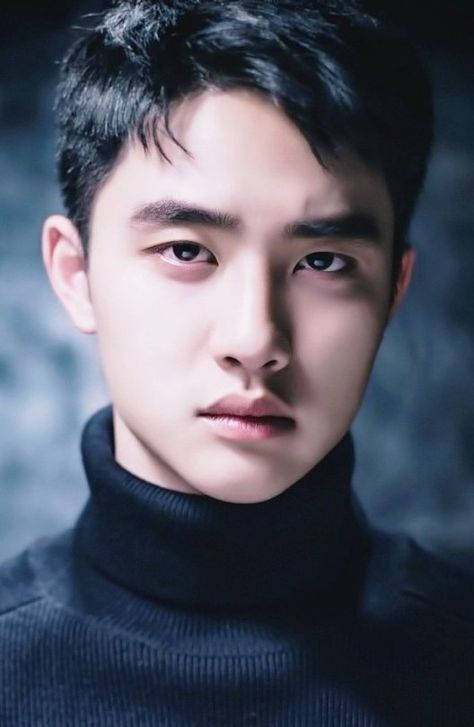
#> input picture do1.jpg, 474 x 727 px
$ python 'Metode Pengurangan.py'
#> lines starting #> are read from the running program, lines starting #| are printed output that depends on the picture
import cv2
import numpy as np

img1 = cv2.imread('do1.jpg')
#> img1 is the input picture: shape (727, 474, 3); mean B, G, R 100.6, 86.7, 83.9
img1 = cv2.resize(img1, (400, 500 ))
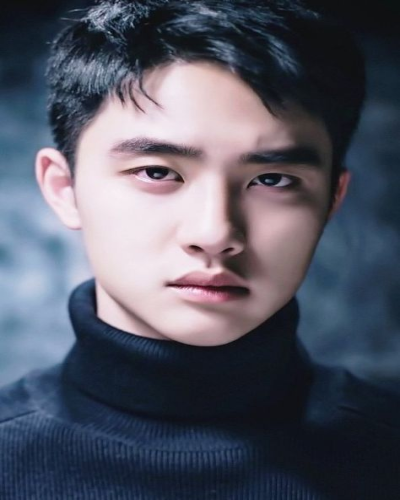
#> img1: shape (500, 400, 3); mean B, G, R 100.5, 86.6, 83.8
img2 = cv2.imread('do2.jpg')
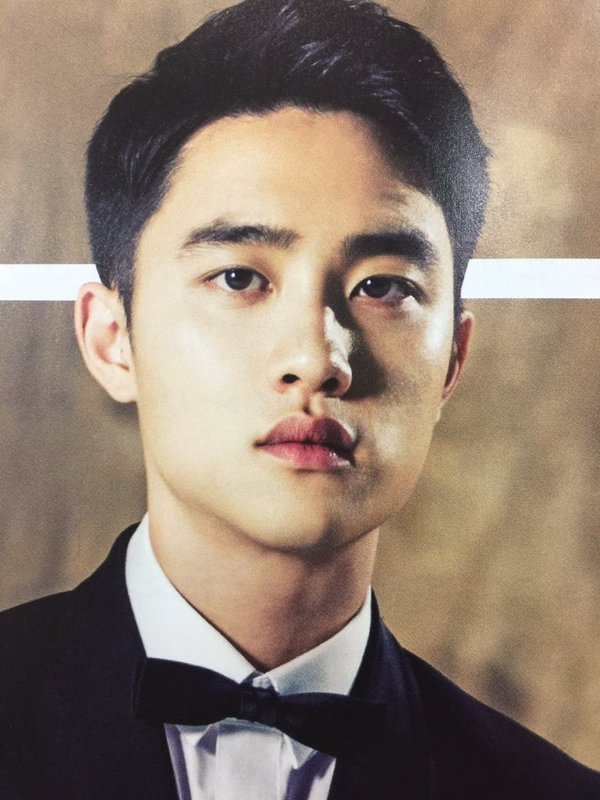
#> input picture do2.jpg, 600 x 800 px
#> img2 is the input picture: shape (800, 600, 3); mean B, G, R 112.4, 126.8, 143.8
img2 = cv2.resize(img2, (400, 500 ))
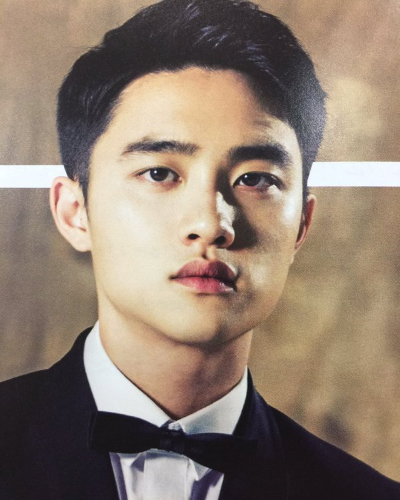
#> img2: shape (500, 400, 3); mean B, G, R 112.3, 126.7, 143.7

sub_img = np.subtract(img1, img2)
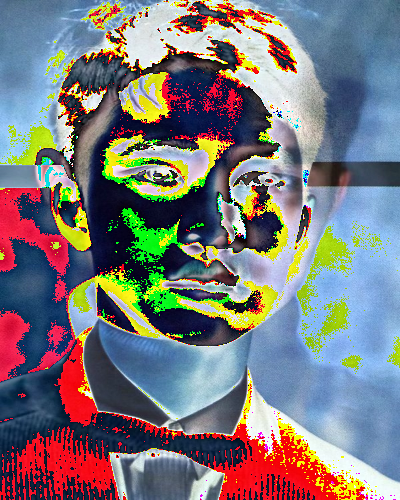
#> sub_img: shape (500, 400, 3); mean B, G, R 123.3, 120.2, 123

cv2.imshow("Image 1", img1)
cv2.imshow("Image 2", img2)
cv2.imshow("Subtracted Image", sub_img)

cv2.waitKey(0)
cv2.destroyAllWindows()
